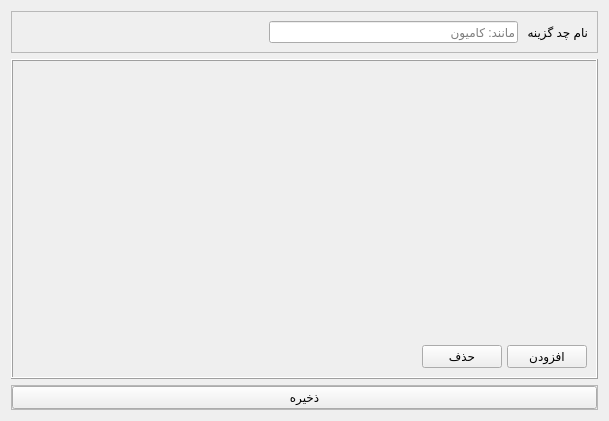
<?xml version="1.0" encoding="UTF-8"?>
<ui version="4.0">
 <class>Frame</class>
 <widget class="QFrame" name="Frame">
  <property name="geometry">
   <rect>
    <x>0</x>
    <y>0</y>
    <width>609</width>
    <height>421</height>
   </rect>
  </property>
  <property name="windowTitle">
   <string>Frame</string>
  </property>
  <property name="layoutDirection">
   <enum>Qt::LayoutDirection::RightToLeft</enum>
  </property>
  <layout class="QVBoxLayout" name="verticalLayout" stretch="0,1,0">
   <item>
    <widget class="QFrame" name="frame">
     <property name="frameShape">
      <enum>QFrame::Shape::StyledPanel</enum>
     </property>
     <property name="frameShadow">
      <enum>QFrame::Shadow::Raised</enum>
     </property>
     <layout class="QHBoxLayout" name="horizontalLayout">
      <item>
       <widget class="QLabel" name="label">
        <property name="text">
         <string>نام چد گزینه </string>
        </property>
       </widget>
      </item>
      <item>
       <widget class="QLineEdit" name="mc_name">
        <property name="placeholderText">
         <string>مانند: کامیون</string>
        </property>
       </widget>
      </item>
      <item>
       <spacer name="horizontalSpacer">
        <property name="orientation">
         <enum>Qt::Orientation::Horizontal</enum>
        </property>
        <property name="sizeHint" stdset="0">
         <size>
          <width>40</width>
          <height>20</height>
         </size>
        </property>
       </spacer>
      </item>
     </layout>
    </widget>
   </item>
   <item>
    <widget class="QFrame" name="frame_2">
     <property name="frameShape">
      <enum>QFrame::Shape::Box</enum>
     </property>
     <property name="frameShadow">
      <enum>QFrame::Shadow::Raised</enum>
     </property>
     <layout class="QVBoxLayout" name="verticalLayout_2" stretch="1,0">
      <item alignment="Qt::AlignmentFlag::AlignTop">
       <widget class="QFrame" name="mc_frame">
        <property name="frameShape">
         <enum>QFrame::Shape::NoFrame</enum>
        </property>
        <property name="frameShadow">
         <enum>QFrame::Shadow::Raised</enum>
        </property>
        <layout class="QVBoxLayout" name="verticalLayout_4">
         <property name="spacing">
          <number>5</number>
         </property>
         <property name="leftMargin">
          <number>0</number>
         </property>
         <property name="topMargin">
          <number>0</number>
         </property>
         <property name="rightMargin">
          <number>0</number>
         </property>
         <property name="bottomMargin">
          <number>0</number>
         </property>
        </layout>
       </widget>
      </item>
      <item>
       <widget class="QFrame" name="frame_5">
        <property name="frameShape">
         <enum>QFrame::Shape::NoFrame</enum>
        </property>
        <property name="frameShadow">
         <enum>QFrame::Shadow::Raised</enum>
        </property>
        <layout class="QHBoxLayout" name="horizontalLayout_2">
         <property name="spacing">
          <number>5</number>
         </property>
         <property name="leftMargin">
          <number>0</number>
         </property>
         <property name="topMargin">
          <number>0</number>
         </property>
         <property name="rightMargin">
          <number>0</number>
         </property>
         <property name="bottomMargin">
          <number>0</number>
         </property>
         <item>
          <widget class="QPushButton" name="mc_add">
           <property name="text">
            <string>افزودن</string>
           </property>
          </widget>
         </item>
         <item>
          <widget class="QPushButton" name="mc_delete">
           <property name="text">
            <string>حذف</string>
           </property>
          </widget>
         </item>
         <item>
          <spacer name="horizontalSpacer_2">
           <property name="orientation">
            <enum>Qt::Orientation::Horizontal</enum>
           </property>
           <property name="sizeHint" stdset="0">
            <size>
             <width>40</width>
             <height>20</height>
            </size>
           </property>
          </spacer>
         </item>
        </layout>
       </widget>
      </item>
     </layout>
    </widget>
   </item>
   <item>
    <widget class="QFrame" name="frame_3">
     <property name="frameShape">
      <enum>QFrame::Shape::StyledPanel</enum>
     </property>
     <property name="frameShadow">
      <enum>QFrame::Shadow::Raised</enum>
     </property>
     <layout class="QVBoxLayout" name="verticalLayout_3">
      <property name="spacing">
       <number>5</number>
      </property>
      <property name="leftMargin">
       <number>0</number>
      </property>
      <property name="topMargin">
       <number>0</number>
      </property>
      <property name="rightMargin">
       <number>0</number>
      </property>
      <property name="bottomMargin">
       <number>0</number>
      </property>
      <item>
       <widget class="QPushButton" name="mc_save">
        <property name="text">
         <string>ذخیره</string>
        </property>
       </widget>
      </item>
     </layout>
    </widget>
   </item>
  </layout>
 </widget>
 <resources/>
 <connections/>
</ui>
